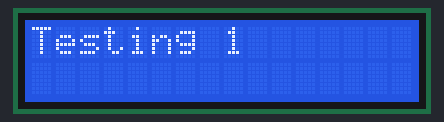
Recording of a sketch running on a simulated Arduino Uno, built with avr-gcc and run on an emulated ATmega328P. Shown: 16×2 character LCD.

Above: at 0.1 s.
At 4.1 s:
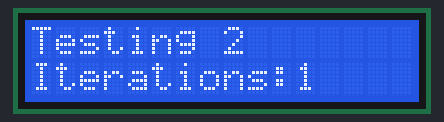
At 9.1 s:
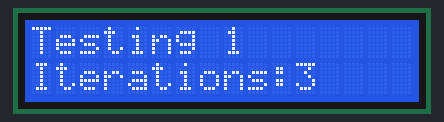
At 19.1 s:
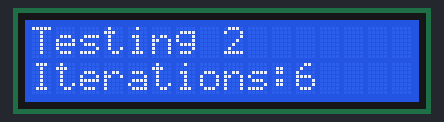
At 28.2 s:
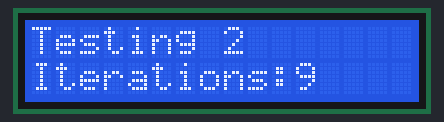
At 38.2 s:
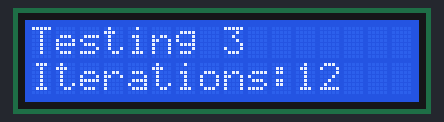

The sketch:

LCD.ino
```cpp
//Basic code for LCD

#include <LiquidCrystal.h>

int i = 0;
LiquidCrystal lcd(1, 2, 4, 5, 6, 7);    //declare & initialize LCD  *Pins are as in the model*

void setup() {
  lcd.begin(16, 2);   //(16,2) is the dimension of LCD.
}

void loop() {
  lcd.setCursor(0,0);     //Make cursor poin to from where you wanna print things.
  lcd.print("Testing 1");
  delay(1000);

  lcd.setCursor(0,0);
  lcd.print("Testing 2");
  delay(1000);

  lcd.setCursor(0,0);
  lcd.print("Testing 3");
  lcd.setCursor(0,1);
  delay(1000);

  i++;
  lcd.print(String("Iterations:")+String(i));
}
```

Measured:
- what the display in image 1 shows lasts 1.0 s, from 4.1 s to 5.1 s
